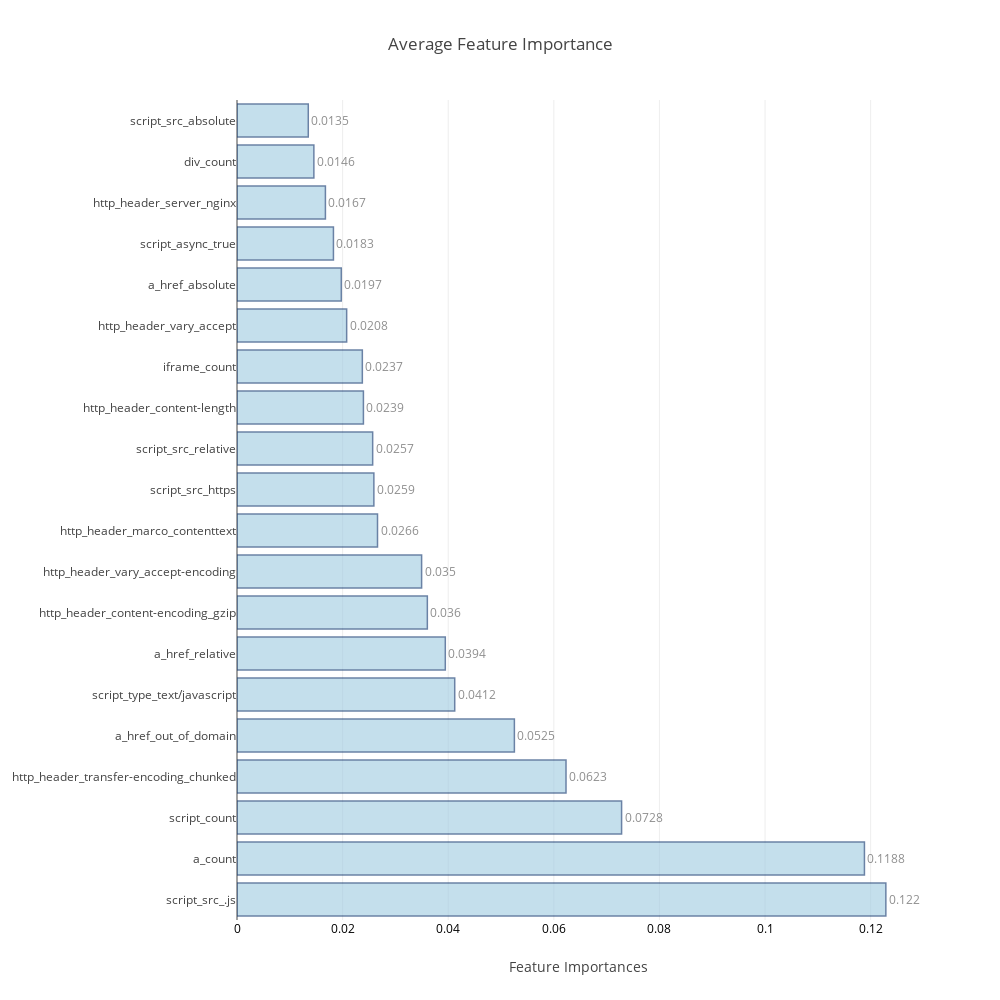

This figure's notebook cell:
### Code cell
avg_feat_impt=(pd.concat((f_r,f_e), axis=1).mean(axis=1).sort_values(ascending=False))

feat_impt_plot(avg_feat_impt[0:20],title='Average Feature Importance')

### Figure 1 — Plotly figure (JSON) as saved in the notebook; plotly's stock layout.template omitted (floating-point values rounded to 4 significant figures)
{"data": [{"marker": {"color": "rgb(158,202,225)", "line": {"color": "rgb(8,48,107)", "width": 1.5}}, "opacity": 0.6, "orientation": "h", "text": [0.1229, 0.1188, 0.0728, 0.0623, 0.0525, 0.0412, 0.0394, 0.036, 0.035, 0.0266, 0.0259, 0.0257, 0.0239, 0.0237, 0.0208, 0.0197, 0.0183, 0.0167, 0.0146, 0.0135], "textposition": "outside", "type": "bar", "uid": "676b7fc6-fb4d-45c5-a6a3-006bba9133bf", "x": [0.1229, 0.1188, 0.07283, 0.06231, 0.05253, 0.04123, 0.03945, 0.03605, 0.03496, 0.02661, 0.02592, 0.02569, 0.02394, 0.02373, 0.02077, 0.01975, 0.01826, 0.01674, 0.01455, 0.0135], "y": ["script_src_.js", "a_count", "script_count", "http_header_transfer-encoding_chunked", "a_href_out_of_domain", "script_type_text/javascript", "a_href_relative", "http_header_content-encoding_gzip", "http_header_vary_accept-encoding", "http_header_marco_contenttext", "script_src_https", "script_src_relative", "http_header_content-length", "iframe_count", "http_header_vary_accept", "a_href_absolute", "script_async_true", "http_header_server_nginx", "div_count", "script_src_absolute"]}], "layout": {"autosize": false, "height": 1000, "title": "Average Feature Importance", "width": 1000, "xaxis": {"tickfont": {"color": "black", "size": 12}, "title": "Feature Importances"}, "yaxis": {"automargin": true}}}
